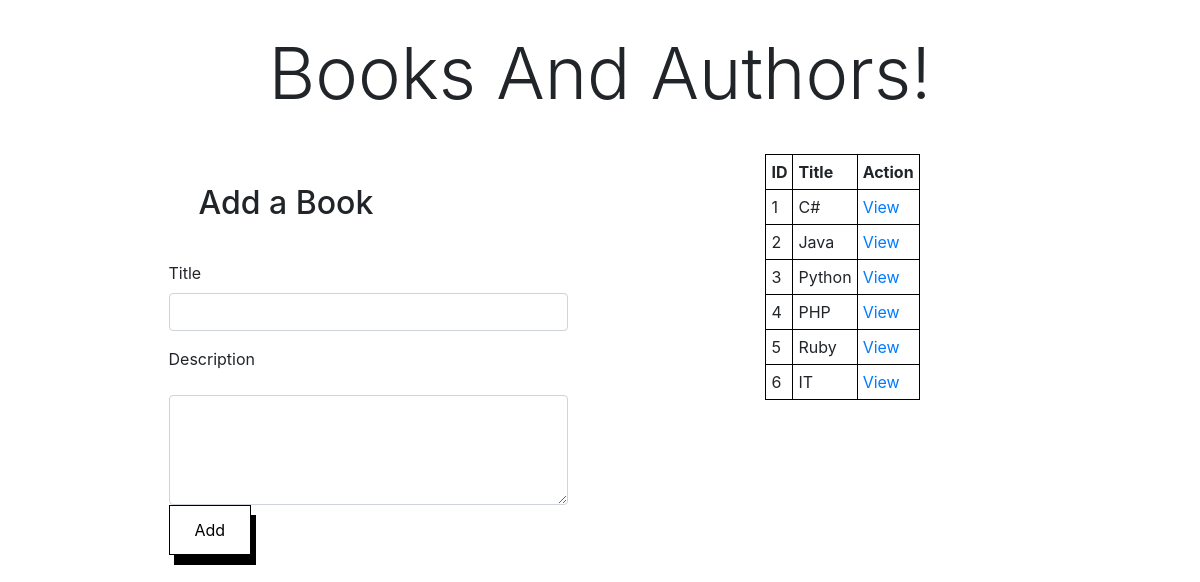
The page / on the database its author committed.
### books_authors_app/models.py (models this page shows, shortened)
class Book(models.Model):
	title = models.CharField(max_length=255)
	desc = models.TextField()
	created_at = models.DateTimeField(auto_now_add=True)
	updated_at = models.DateTimeField(auto_now=True)

### books_authors_app/views.py (the view)
# urls.py: path('', views.index),
def index(request):
    context = {
        "all_the_books": Book.objects.all(),
        "all_the_authors": Author.objects.all(),
    }
    return render(request, 'index.html', context)

### books_authors_app/templates/index.html (shortened to what this page needs)
<!DOCTYPE html>
<html lang="en">
<head>
  {%load static%}
  <link rel="stylesheet" href="{% static 'css/style.css' %}">
  <link rel="stylesheet" href="https://stackpath.bootstrapcdn.com/bootstrap/4.3.1/css/bootstrap.min.css">
</head>
<body>
  <h1 class="display-3 text-center">Books And Authors!</h1>
  <div id="container">
    <div id="box">
      <form action="/add_book" method="post">
        <h2>Add a Book</h2>
        <p>
          <label for="title">Title</label>
          <input type="text" name="title" class="form-control">
        </p>
        <p>
          <label for="description">Description</label>
        </p>
        <textarea rows="4" cols="50" name="description" class="form-control"></textarea>
        <p>
          <button>Add</button>
        </p>
      </form>
    </div>
    <div id="box">
      <table>
        <thead>
          <tr>
            <th>ID</th>
            <th>Title</th>
            <th>Action</th>
          </tr>
        </thead>
        <tbody>
          {% for book in all_the_books%}
            <tr>
              <td>{{book.id}}</td>
              <td>{{book.title}}</td>
              <td>
                <a href="/books/{{book.id}}">View</a>
              </td>
            </tr>
          {%endfor%}
        </tbody>
      </table>
    </div>
  </div>
</body>
</html>

### books_authors_app/static/css/style.css (style rules this page uses)
* { margin: 0 auto; padding: 0 auto; }
h1, h2 { padding: 30px; }
#container { width: 970px; display: flex; }
#box { width: 420px; }
form { display: inline-block; margin-left: 5%; }
table, th, td { border: 1px solid black; padding: 5px; }
.text-center { text-align: center; }
button { background-color: white; border: 1px solid black; color: black; padding: 12px 25px; text-align: center; text-decoration: none; font-size: 16px; box-shadow: 5px 10px; margin: 20px; }

### rows shown on the page
Book: id "1", title "C#"
Book: id "2", title "Java"
Book: id "3", title "Python"
Book: id "4", title "PHP"
Book: id "5", title "Ruby"
Book: id "6", title "IT"
